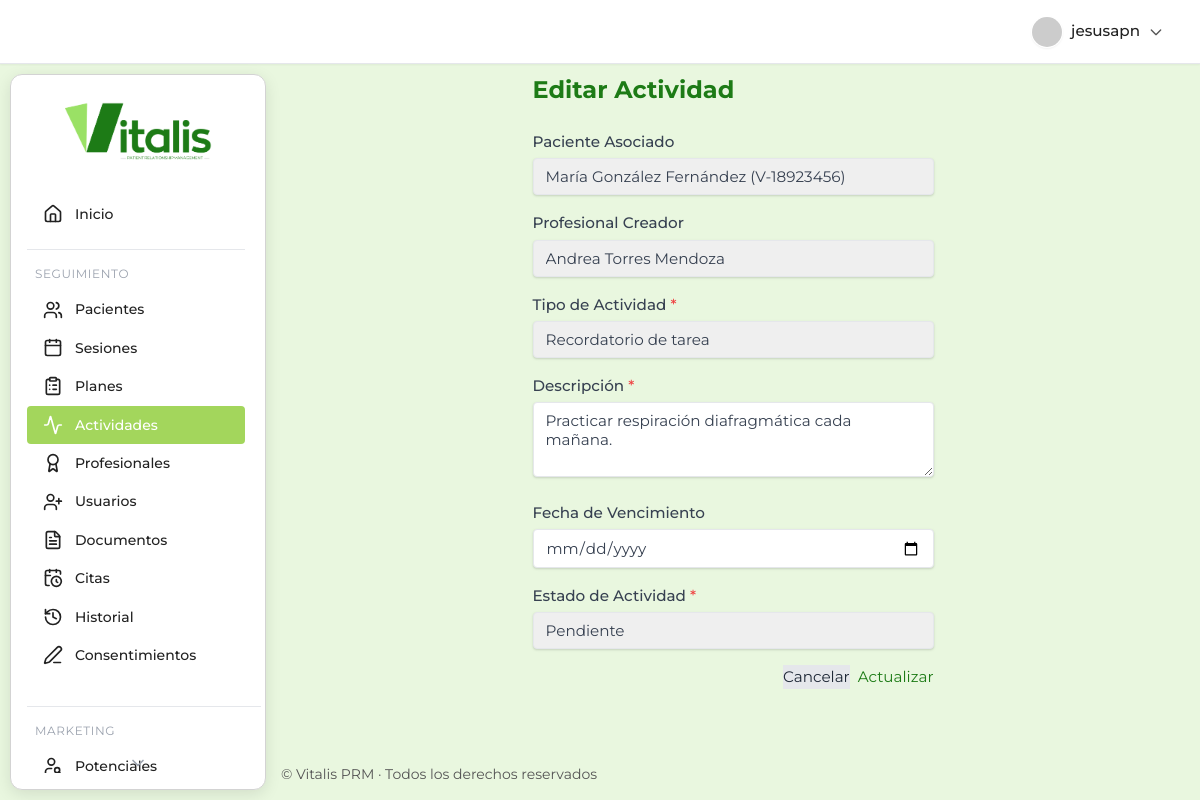
/consultorio/actividades/1/editar/ (signed in), run on the app's committed database.
### prm_salud/consultorio/models.py (models this page shows, shortened)
class Actividad(models.Model):
    paciente = models.ForeignKey(Paciente, on_delete=models.SET_NULL, null=True, blank=True, related_name='actividades', verbose_name="Paciente Asociado")
    profesional_creador = models.ForeignKey(Profesional, on_delete=models.SET_NULL, null=True, blank=True, related_name='actividades_creadas', verbose_name="Profesional Creador")
    tipo_actividad = models.CharField(
        max_length=50,
        choices=[
            ('Llamada de seguimiento', 'Llamada de seguimiento'),
            ('Recordatorio de tarea', 'Recordatorio de tarea'),
            ('Preparar sesión', 'Preparar sesión'),
            ('Enviar Email', 'Enviar Email'),
            ('Otra Tarea', 'Otra Tarea')
        ],
        default='Otra Tarea',
        verbose_name="Tipo de Actividad"
    )
    descripcion = models.TextField(verbose_name="Descripción", default="Sin descripción")
    fecha_vencimiento = models.DateField(blank=True, null=True, verbose_name="Fecha de Vencimiento")
    estado_actividad = models.CharField(
        max_length=20,
        choices=[
            ('Pendiente', 'Pendiente'),
            ('Completada', 'Completada'),
            ('Cancelada', 'Cancelada')
        ],
        default='Pendiente',
        verbose_name="Estado de Actividad"
    )
    fecha_creacion = models.DateTimeField(auto_now_add=True, verbose_name="Fecha de Creación")
    class Meta:
        verbose_name = "Actividad"
        verbose_name_plural = "Actividades"
        ordering = ['estado_actividad', 'fecha_vencimiento']

### prm_salud/consultorio/views.py (the view)
# urls.py: path('actividades/<int:pk>/editar/', views.ActividadUpdateView.as_view(), name='actividad_update'),
class ActividadUpdateView(LoginRequiredMixin, UpdateView):
    model = Actividad
    form_class = ActividadForm
    template_name = 'consultorio/actividades/actividad_form.html'
    success_url = reverse_lazy('consultorio:actividad_list')
    pk_url_kwarg = 'pk'
    def get_context_data(self, **kwargs):
        context = super().get_context_data(**kwargs)
        context['pacientes'] = Paciente.objects.all()
        context['profesionales'] = Profesional.objects.all()
        return context

### prm_salud/consultorio/models.py (called while the page is built)
    def __str__(self):
        return f"{self.nombres} {self.apellidos} ({self.cedula_identidad})"

    def __str__(self):
        return self.nombre_completo

### prm_salud/consultorio/templates/consultorio/actividades/actividad_form.html (shortened to what this page needs)
{% extends 'consultorio/base.html' %}
{% load static %}
{% load widget_tweaks %}
{% block content %}
<div class="max-w-2xl mx-auto aurora-card">
  <h1 class="text-2xl font-bold mb-6">
    {% if object %}
      Editar Actividad
    {% else %}
      Registrar Nueva Actividad
    {% endif %}
  </h1>
  <form method="post" class="space-y-4">
    {% for field in form %}
    <div class="mb-4">
      <label for="{{ field.id_for_label }}" class="block text-gray-700 font-medium mb-1">
        {{ field.label }}
        {% if field.field.required %}<span class="text-red-500">*</span>{% endif %}
      </label>
      {{ field|add_class:"input-field w-full" }}
    </div>
    {% endfor %}
    <div class="flex justify-end gap-2 mt-6">
      <a href="{% url 'consultorio:actividad_list' %}" class="aurora-btn bg-gray-200 text-gray-800 hover:bg-gray-300">
        Cancelar
      </a>
      <button type="submit" class="aurora-btn">
        {% if object %} Actualizar {% else %} Registrar {% endif %}
      </button>
    </div>
  </form>
</div>
{% endblock %}

### prm_salud/consultorio/templates/consultorio/base.html (shortened to what this page needs)
{% load static %}
<!DOCTYPE html>
<html lang="es">
  <head>
    <link
      href="https://cdn.jsdelivr.net/npm/tailwindcss@2.2.19/dist/tailwind.min.css"
      rel="stylesheet"
    />
    <link
      rel="stylesheet"
      href="https://cdn.jsdelivr.net/npm/flatpickr/dist/flatpickr.min.css"
    />
    <link rel="stylesheet" href="{% static 'consultorio/css/main.css' %}" />
  </head>
  <body class="main-body-layout bg-[#e9f7df] text-text-main font-montserrat">
    <header
      class="flex justify-end items-center px-6 py-3 shadow-sm sticky top-0 left-0 right-0 z-20 w-full header-modern border-b border-gray-200"
    >
      <div class="relative">
        {% if user.is_authenticated %}
        <button
          id="user-menu-btn"
          onclick="toggleUserDropdown()"
          class="flex items-center gap-2 rounded-full px-3 py-1 hover:bg-gray-100 focus:outline-none focus:ring-2 focus:ring-primary"
        >
          <img
            src="https://ui-avatars.com/api/?name={{ user.get_full_name|default:user.username }}&background=4f46e5&color=fff&rounded=true&size=32"
            alt="Avatar"
            class="rounded-full shadow-sm border border-white"
          />
          <span class="font-medium"
            >{{ user.get_full_name|default:user.username }}</span
          >
          <svg
            fill="none"
            stroke="currentColor"
            stroke-width="2"
            stroke-linecap="round"
            stroke-linejoin="round"
            viewBox="0 0 24 24"
            class="w-4 h-4 text-gray-400"
          >
            <path d="M19 9l-7 7-7-7"></path>
          </svg>
        </button>
        {% endif %} {% block header_actions %}{% endblock %}
      </div>
    </header>
    <div class="content-wrapper">
      <aside
        class="sidebar-card-container"
        style="
          top: calc(64px + 10px);
          left: 10px;
          height: calc(100vh - (64px + 10px) - 10px);
        "
      >
        <div class="flex justify-center items-center h-28">
          <a href="{% url 'consultorio:dashboard' %}">
            <img
              src="{% static 'consultorio/img/PRMlogo.png' %}"
              alt="Logo Vitalis PRM"
              class="h-16 transition-transform duration-200 hover:scale-105"
            />
          </a>
        </div>
        <nav
          id="sidebar-scroll"
          class="flex flex-col gap-2 px-4 pr-2 overflow-y-scroll hide-scrollbar relative"
        >
          <a
            href="{% url 'consultorio:dashboard' %}"
            class="sidebar-link flex items-center gap-3 py-3 px-3 rounded-lg {% if request.path == '/consultorio/' %}sidebar-active{% endif %}"
          >
            <i data-lucide="home" class="w-5 h-5"></i><span>Inicio</span>
          </a>
          <div class="mt-2 border-t border-gray-200 pt-4 mr-4">
            <h3
              class="text-xs text-gray-400 uppercase tracking-wider mb-2 ml-2"
            >
              Seguimiento
            </h3>
            <a
              href="{% url 'consultorio:paciente_list' %}"
              class="sidebar-link flex items-center gap-3 py-3 px-3 rounded-lg {% if 'pacientes' in request.path %}sidebar-active{% endif %}"
            >
              <i data-lucide="users" class="w-5 h-5"></i><span>Pacientes</span>
            </a>
            <a
              href="{% url 'consultorio:sesion_list' %}"
              class="sidebar-link flex items-center gap-3 py-3 px-3 rounded-lg {% if 'sesiones' in request.path %}sidebar-active{% endif %}"
            >
              <i data-lucide="calendar" class="w-5 h-5"></i
              ><span>Sesiones</span>
            </a>
            <a
              href="{% url 'consultorio:plan_list' %}"
              class="sidebar-link flex items-center gap-3 py-3 px-3 rounded-lg {% if 'planes' in request.path %}sidebar-active{% endif %}"
            >
              <i data-lucide="clipboard-list" class="w-5 h-5"></i
              ><span>Planes</span>
            </a>
            <a
              href="{% url 'consultorio:actividad_list' %}"
              class="sidebar-link flex items-center gap-3 py-3 px-3 rounded-lg {% if 'actividades' in request.path %}sidebar-active{% endif %}"
            >
              <i data-lucide="activity" class="w-5 h-5"></i
              ><span>Actividades</span>
            </a>
            <a
              href="{% url 'consultorio:profesional_list' %}"
              class="sidebar-link flex items-center gap-3 py-3 px-3 rounded-lg {% if 'profesionales' in request.path %}sidebar-active{% endif %}"
            >
              <i data-lucide="award" class="w-5 h-5"></i
              ><span>Profesionales</span>
            </a>
            <a
              href="{% url 'consultorio:user_list' %}"
              class="sidebar-link flex items-center gap-3 py-3 px-3 rounded-lg {% if 'usuarios' in request.path %}sidebar-active{% endif %}"
            >
              <i data-lucide="user-plus" class="w-5 h-5"></i
              ><span>Usuarios</span>
            </a>
            <a
              href="{% url 'consultorio:documentopaciente_list' %}"
              class="sidebar-link flex items-center gap-3 py-3 px-3 rounded-lg {% if 'documentos' in request.path %}sidebar-active{% endif %}"
            >
              <i data-lucide="file-text" class="w-5 h-5"></i
              ><span>Documentos</span>
            </a>
            <a
              href="{% url 'consultorio:cita_list' %}"
              class="sidebar-link flex items-center gap-3 py-3 px-3 rounded-lg {% if 'citas' in request.path %}sidebar-active{% endif %}"
            >
              <i data-lucide="calendar-clock" class="w-5 h-5"></i
              ><span>Citas</span>
            </a>
            <a
              href="{% url 'consultorio:historialcambios_list' %}"
              class="sidebar-link flex items-center gap-3 py-3 px-3 rounded-lg {% if 'historiales' in request.path %}sidebar-active{% endif %}"
            >
              <i data-lucide="history" class="w-5 h-5"></i
              ><span>Historial</span>
            </a>
            <a
              href="{% url 'consultorio:consentimiento_list' %}"
              class="sidebar-link flex items-center gap-3 py-3 px-3 rounded-lg {% if 'consentimientos' in request.path %}sidebar-active{% endif %}"
            >
              <i data-lucide="pen-line" class="w-5 h-5"></i
              ><span>Consentimientos</span>
            </a>
          </div>
          <div class="mt-6 border-t border-gray-200 pt-4">
            <h3
              class="text-xs text-gray-400 uppercase tracking-wider mb-2 ml-2"
            >
              Marketing
            </h3>
            <a
              href="{% url 'consultorio:pacientepotencial_list' %}"
              class="sidebar-link flex items-center gap-3 py-3 px-3 rounded-lg {% if 'marketing/potenciales' in request.path %}sidebar-active{% endif %}"
            >
              <i data-lucide="user-search" class="w-5 h-5"></i
              ><span>Potenciales</span>
            </a>
          </div>
        </nav>
        <div id="scroll-indicator" class="flex justify-center -mt-2">
          <i
            data-lucide="chevron-down"
            class="w-5 h-5 text-gray-400 animate-bounce"
          ></i>
        </div>
      </aside>
      <main class="flex-1 overflow-auto main-content-offset">
        {% block content %}{% endblock %}
      </main>
    </div>
    <footer
      class="text-sm text-text-main py-4 mt-auto"
      style="
        border-top: none;
        text-align: left;
        padding-left: calc(16rem + 20px + 5px);
      "
    >
      &copy; {{ now|date:"Y" }} Vitalis PRM · Todos los derechos reservados
    </footer>
  </body>
</html>

### prm_salud/consultorio/static/consultorio/css/main.css (style rules this page uses)
:root { --primary: #A3D65C; --primary-dark: #2E7D32; --primary-hover: #2E7D32; --accent: #A3D65C; --warning: #FFCC00; --danger: #E74C3C; --info: #3498DB; --bg-light: #e9f7df; --bg-section: #F9F9F9; --bg-hover: #F1F8E9; --card-shadow: 0 4px 16px rgba(0,0,0,0.1); --table-border: #D3D3D3; --text-primary: #212121; --text-secondary: #555555; --text-light: #ECF0F1; --border-light: #D3D3D3; --border-dark: #2E7D32; --sidebar-bg: #FFFFFF; --sidebar-border: #D3D3D3; --sidebar-hover-bg: #F1F8E9; --text-white: #fff; --text-muted: var(--text-secondary); --btn-secondary: #D3D3D3; --btn-secondary-hover: #B0B0B0; --icon-main: #2E7D32; --icon-hover: #A3D65C; }
body { font-family: 'Montserrat', 'Segoe UI', Arial, sans-serif !important; font-size: 0.95rem; line-height: 1.6; color: #1D7B16; background-color: var(--bg-light); min-height: 100vh; display: flex; flex-direction: column; transition: background-color 0.3s ease, color 0.3s ease; margin: 0; }
aside { display: flex; flex-direction: column; overflow-y: auto; flex-shrink: 0; transition: background-color 0.3s ease; }
aside a img { height: 3.5rem; display: block; margin: 0 auto; transition: transform 0.2s ease-in-out; }
aside nav { flex-grow: 1; padding: 0.5rem 0; font-size: 0.875rem; display: flex; flex-direction: column; gap: 0.5rem; overflow-y: auto; padding-right: 4px; }
.sidebar-link { display: flex; align-items: center; padding: 0.5rem 1rem; border-radius: 0.25rem; transition: background-color 0.2s ease, color 0.2s ease; font-weight: 500; cursor: pointer; color: var(--text-primary); }
header { padding: 1rem 2rem; display: flex; align-items: center; justify-content: space-between; z-index: 10; flex-shrink: 0; transition: background-color 0.3s ease; }
header #user-menu-btn { display: flex; align-items: center; gap: 0.5rem; padding: 0.5rem 0.75rem; border-radius: 9999px; cursor: pointer; background-color: transparent; border: none; transition: background-color 0.2s ease; outline: none; }
header #user-menu-btn img { height: 2rem; width: 2rem; border-radius: 9999px; box-shadow: 0 1px 2px rgba(0,0,0,0.05); }
header #user-menu-btn span { font-weight: 500; color: var(--text-primary); }
header #user-menu-btn svg { width: 1rem; height: 1rem; color: var(--text-secondary); }
main { flex: 1; display: flex; flex-direction: column; min-height: 0; padding: 2.5rem 2rem; overflow-y: auto; }
footer { text-align: center; font-size: 0.75rem; color: var(--text-secondary); padding: 1.5rem 0; border-top: 1px solid var(--border-light); background: var(--bg-section); box-shadow: none; flex-shrink: 0; width: 100%; }
body, .font-montserrat { font-family: 'Montserrat', 'Segoe UI', Arial, sans-serif !important; }
:root { --bg-sidebar-dark: #FFFFFF; --border-sidebar-border: var(--border-light); --sidebar-hover-bg: #F0F0F0; --text-white: #fff; --text-muted: var(--text-secondary); }
.sidebar-card-container { overflow-y: hidden; }
.sidebar-card-container nav { overflow-y: auto; padding-right: 4px; }

### data on the page
Actividad: form "María González Fernández (V-18923456)" "Andrea Torres Mendoza" "Recordatorio de tarea" "Practicar respiración diafragmática cada mañana." "Pendiente"

### other printed values
{{ user.get_full_name|default:user.username }} "jesusapn"
{{ field.label }} "Paciente Asociado" "Profesional Creador" "Tipo de Actividad" "Descripción" "Fecha de Vencimiento" "Estado de Actividad"
